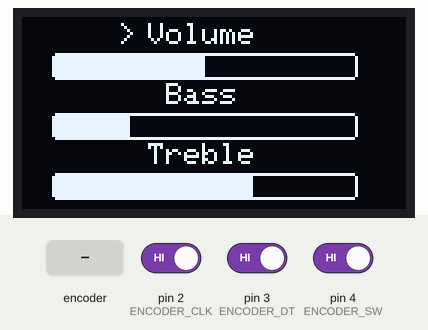
Recording of a sketch running on a simulated Arduino Uno, built with avr-gcc and run on an emulated ATmega328P. Shown: 128×64 one-colour display. Inputs (shaded band) come from the test bench; at power-on: pin 4 (ENCODER_SW) HIGH, pin 2 (ENCODER_CLK) HIGH, pin 3 (ENCODER_DT) HIGH.

Above: at 1.2 s.
1.3 s: pin 4 (ENCODER_SW) driven LOW
At 1.48 s:
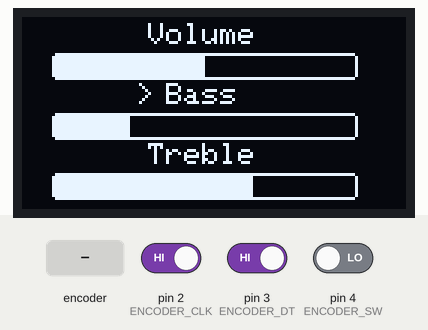
3.7 s: rotary encoder on pin 2 (ENCODER_CLK) / pin 3 (ENCODER_DT) turned 3 steps (first pin leading)
At 4.51 s:
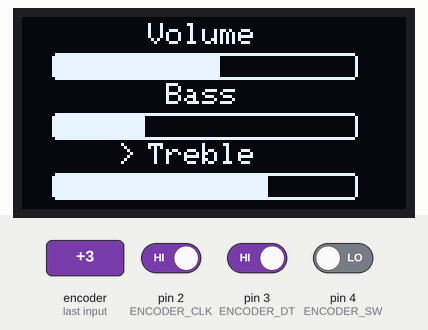
5.8 s: rotary encoder on pin 2 (ENCODER_CLK) / pin 3 (ENCODER_DT) turned 3 steps (first pin leading)
At 6.62 s:
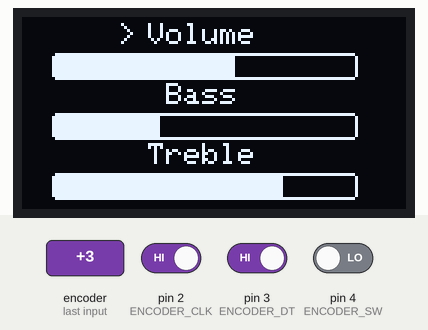
7.9 s: pin 4 (ENCODER_SW) driven HIGH
Timing chart, 0 to 10.4 s (numbered marks = the images above; inputs shaded):
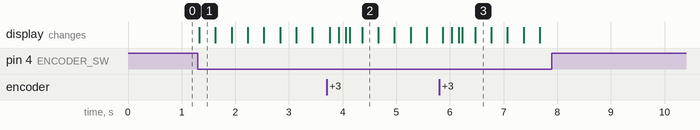

Measured:
- after the input at 1.3 s, the display: changes at once (image 1)
- after the input at 7.9 s, every drawn part: stays the same

The sketch:

encoder_oled_arduino.ino
```cpp
#include <Adafruit_GFX.h>
#include <Adafruit_SSD1306.h>
#include <Fonts/FreeSansBold9pt7b.h>
#include <Fonts/Picopixel.h>

#define ENCODER_CLK 2
#define ENCODER_DT  3
#define ENCODER_SW  4

uint8_t volume = 50;
uint8_t bass = 25;
uint8_t treble = 66;

typedef enum {
  SET_VOLUME,
  SET_BASS,
  SET_TREBLE,
} Mode;

Mode mode = SET_VOLUME;

Adafruit_SSD1306 display(128, 64, &Wire, -1);

void nextMode() {
  switch (mode) {
    case SET_VOLUME:
      mode = SET_BASS;
      break;

    case SET_BASS:
      mode = SET_TREBLE;
      break;

    case SET_TREBLE:
      mode = SET_VOLUME;
      break;
  }
}

void updateValue(int delta) {
  switch (mode) {
    case SET_VOLUME:
      volume = constrain(volume + delta, 0, 100);
      break;

    case SET_BASS:
      bass = constrain(bass + delta, 0, 100);
      break;

    case SET_TREBLE:
      treble = constrain(treble + delta, 0, 100);
      break;
  }
}


void updateDisplay() {
  display.clearDisplay();
  display.setFont();
  display.setTextColor(1);

  display.setCursor(42, 2);
  display.print("Volume");
  display.drawRoundRect(10, 12, 102, 9, 2, WHITE);
  display.fillRect(11, 13, volume, 7, WHITE);
  if (mode == SET_VOLUME) {
    display.setCursor(32, 2);
    display.print(">");
  }

  display.setCursor(48, 22);
  display.print("Bass");
  display.drawRoundRect(10, 32, 102, 9, 2, WHITE);
  display.fillRect(11, 33, bass, 7, WHITE);
  if (mode == SET_BASS) {
    display.setCursor(38, 22);
    display.print(">");
  }

  display.setCursor(42, 42);
  display.print("Treble");
  display.drawRoundRect(10, 52, 102, 9, 2, WHITE);
  display.fillRect(11, 53, treble, 7, WHITE);
  if (mode == SET_TREBLE) {
    display.setCursor(32, 42);
    display.print(">");
  }

  display.display();
}

void setup() {
  display.begin(SSD1306_SWITCHCAPVCC, 0x3C);
  pinMode(ENCODER_CLK, INPUT);
  pinMode(ENCODER_DT, INPUT);
  pinMode(ENCODER_SW, INPUT_PULLUP);
  updateDisplay();
}

long int modeLastChanged = 0;
int prevClk = HIGH;
void loop() {
  if (digitalRead(ENCODER_SW) == LOW && millis() - modeLastChanged > 300) {
    modeLastChanged = millis();
    nextMode();
    updateDisplay();
  }

  int clk = digitalRead(ENCODER_CLK);
  if (clk != prevClk && clk == LOW) {
    int dt = digitalRead(ENCODER_DT);
    int delta = dt == HIGH ? 5 : -5;
    updateValue(delta);
    updateDisplay();
  }
  prevClk = clk;
}
```
